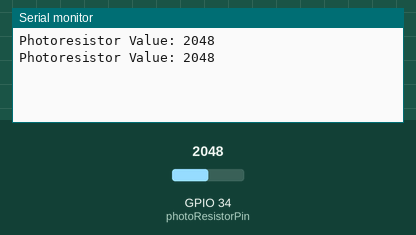
This sketch was run on a simulated ESP32. On the bench: the last lines printed to the serial monitor. The inputs (shaded band) are chosen by the test bench; at power-on: GPIO 34 (photoResistorPin) = 2048. Nothing arrives over Bluetooth unless stated; a phone connects over Bluetooth LE 3 s after start.

Above: at 4.8 s.
4.9 s: GPIO 34 (photoResistorPin) set to 2866
At 5.8 s:
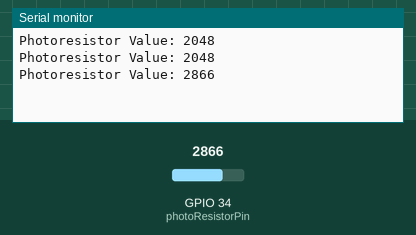
6.5 s: GPIO 34 (photoResistorPin) set to 3603
At 7.8 s:
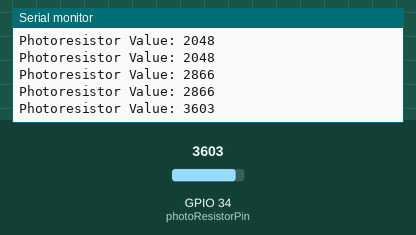
Timing chart, 0 to 9.5 s (numbered marks = the images above; inputs shaded):
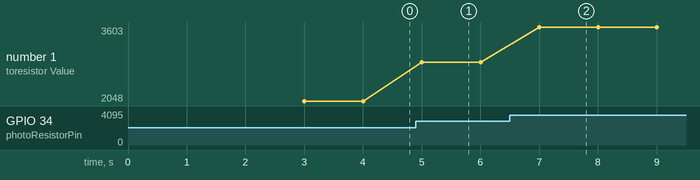

Measured:
- after the input at 4.9 s, the serial monitor: prints a new line after 0.10 s (image 1)
- after the input at 6.5 s, the serial monitor: prints a new line after 0.50 s (image 2)
- plotted number 1: 2048 → 2866 after the input at 4.9 s, 2866 → 3603 after the input at 6.5 s

The sketch:

5.1.ino
```cpp
#include <BLEDevice.h>
#include <BLEServer.h>
#include <BLEUtils.h>
#include <BLE2902.h>

const int photoResistorPin = 34; // Пін для фоторезистора
int photoResistorValue = 0;

// BLE
BLEServer *pServer = NULL;
BLECharacteristic *pCharacteristic = NULL;
bool deviceConnected = false;
bool oldDeviceConnected = false;

class MyServerCallbacks : public BLEServerCallbacks {
  void onConnect(BLEServer *pServer) {
    deviceConnected = true;
  }

  void onDisconnect(BLEServer *pServer) {
    deviceConnected = false;
  }
};

void setup() {
  Serial.begin(115200);
  pinMode(photoResistorPin, INPUT);

  BLEDevice::init("Photoresistor_BLE");
  pServer = BLEDevice::createServer();
  pServer->setCallbacks(new MyServerCallbacks());

  BLEService *pService = pServer->createService(BLEUUID((uint16_t)0x180F)); // Battery Service
  pCharacteristic = pService->createCharacteristic(
      BLEUUID((uint16_t)0x2A19), BLECharacteristic::PROPERTY_READ);
  pService->start();

  BLEAdvertising *pAdvertising = BLEDevice::getAdvertising();
  pAdvertising->addServiceUUID(pService->getUUID());
  pAdvertising->start();
}

void loop() {
  if (deviceConnected) {
    photoResistorValue = analogRead(photoResistorPin);
    pCharacteristic->setValue((uint8_t*)&photoResistorValue, sizeof(photoResistorValue));

    Serial.print("Photoresistor Value: ");
    Serial.println(photoResistorValue);

    delay(1000); // Передавати дані кожну секунду
  }

  if (!deviceConnected && oldDeviceConnected) {
    delay(500);
    pServer->startAdvertising();
    oldDeviceConnected = deviceConnected;
  }
  if (deviceConnected && !oldDeviceConnected) {
    oldDeviceConnected = deviceConnected;
  }
}
```
